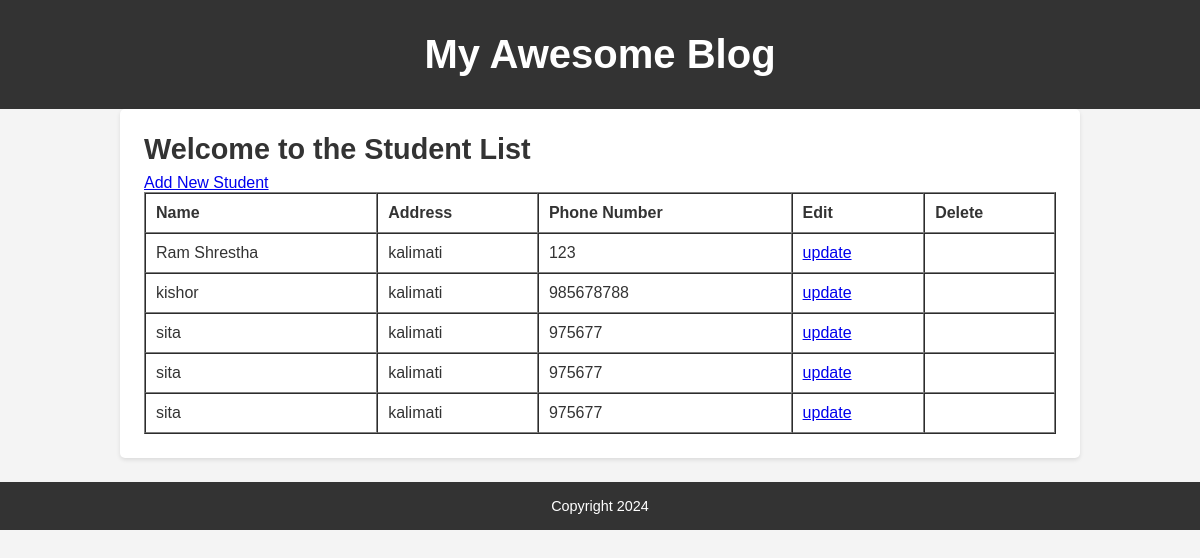
/student-list/, run on the app's committed database.
### blog/models.py (models this page shows, shortened)
class Student(models.Model):
    name = models.CharField(max_length=200)
    address = models.CharField(max_length=100)
    phone_no = models.IntegerField()
    created_at = models.DateTimeField(auto_now_add=True)

### blog/views.py (the view)
# urls.py: path('student-list/', view.student_list, name="student_list"),
def student_list(request):
    student_list =Student.objects.all()
    return render(request, 'student_list.html', context={'student_list':student_list})

### blog/templates/student_list.html (shortened to what this page needs)
{% extends 'base.html' %}
{% block content %}
<article class="blog-post">
    <h2>Welcome to the Student List</h2>
    <a href="{% url 'student_create' %}">Add New Student</a>
    <table border="1" cellpadding="10" cellspacing="0" style="width:100%; text-align:left;">
        <thead>
            <tr>
                <th>Name</th>
                <th>Address</th>
                <th>Phone Number</th>
                <th>Edit</th>
                <th>Delete</th>
            </tr>
        </thead>
        <tbody>
            {% for student in student_list %}
            <tr>
                <td>{{ student.name }}</td>
                <td>{{ student.address }}</td>
                <td>{{ student.phone_no }}</td>
                <td><a href="{% url 'student_update' student.id %}">update</a>
                </td>
                <td></td>
            </tr>
            {% endfor %}
        </tbody>
    </table>
</article>
{% endblock %}

### blog/templates/base.html (shortened to what this page needs)
<!DOCTYPE html>
<html lang="en">
<head>
    {% load static %}
    <link rel="stylesheet" href="{% static '/css/style.css' %}">
</head>
<body>
    <header>
        <div class="container">
        <h1>My Awesome Blog</h1>
        </div>
    </header>
    <div class="container">
        {% block content %}
        {% endblock %}
    </div>
    <footer>
        <p>Copyright 2024</p>
    </footer>
</body>
</html>

### static/css/style.css (style rules this page uses)
body { font-family: Arial, sans-serif; margin: 0; padding: 0; color: #333; background-color: #f4f4f4; }
.container { width: 80%; margin: 0 auto; max-width: 1200px; }
header { background: #333; color: #fff; padding: 2rem 0; text-align: center; }
header h1 { margin: 0; font-size: 2.5rem; }
.blog-post { background: #fff; padding: 1.5rem; margin-bottom: 1.5rem; border-radius: 5px; box-shadow: 0 2px 4px rgba(0, 0, 0, 0.1); }
.blog-post h2 { margin: 0 0 0.5rem; font-size: 1.8rem; }
footer { background: #333; color: #fff; text-align: center; padding: 1rem 0; }
footer p { margin: 0; font-size: 0.9rem; }

### data on the page
Student: name "Ram Shrestha", address "kalimati", phone_no "123"
Student: name "kishor", address "kalimati", phone_no "985678788"
Student: name "sita", address "kalimati", phone_no "975677"
Student: name "sita", address "kalimati", phone_no "975677"
Student: name "sita", address "kalimati", phone_no "975677"
